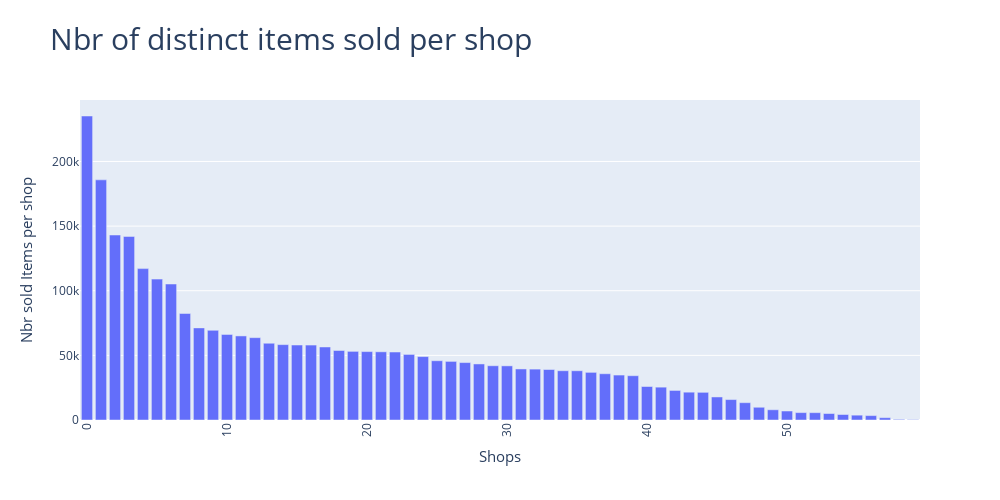

The notebook cell this image was saved under:
### Code cell
sorted_plot_data=plot_data.sort_values(by='item_id',ascending=False).reset_index(drop=True)
fig=px.bar(sorted_plot_data,x=sorted_plot_data.index,y='item_id',
           hover_data={'shop_id':True},
           title='Nbr of distinct items sold per shop ')

fig.update_layout(
    title_font_size=30,
    xaxis_title='Shops',
    yaxis_title='Nbr sold Items per shop',
    xaxis_tickangle=-90,  
    width=1000,  
    height=500, 
    xaxis_title_font_size=15,
    yaxis_title_font_size=15
)


fig.show()
plot_data.head(3)

### Figure 1 — Plotly figure (JSON) as saved in the notebook; plotly's stock layout.template omitted (floating-point values rounded to 4 significant figures)
{"data": [{"alignmentgroup": "True", "customdata": [[31], [25], [54], [28], [57], [42], [27], [6], [58], [56], [46], [50], [19], [15], [35], [21], [7], [47], [26], [18], [24], [53], [16], [30], [29], [38], [22], [51], [52], [59], [41], [37], [44], [43], [4], [5], [14], [45], [55], [12], [2], [3], [17], [48], [10], [13], [49], [39], [0], [32], [23], [34], [1], [33], [40], [9], [8], [20], [11], [36]], "hovertemplate": "index=%{x}<br>item_id=%{y}<br>shop_id=%{customdata[0]}<extra></extra>", "legendgroup": "", "marker": {"color": "#636efa", "pattern": {"shape": ""}}, "name": "", "offsetgroup": "", "orientation": "v", "showlegend": false, "textposition": "auto", "type": "bar", "x": [0, 1, 2, 3, 4, 5, 6, 7, 8, 9, 10, 11, 12, 13, 14, 15, 16, 17, 18, 19, 20, 21, 22, 23, 24, 25, 26, 27, 28, 29, 30, 31, 32, 33, 34, 35, 36, 37, 38, 39, 40, 41, 42, 43, 44, 45, 46, 47, 48, 49, 50, 51, 52, 53, 54, 55, 56, 57, 58, 59], "xaxis": "x", "y": [235185, 185788, 143124, 142018, 117114, 109002, 105209, 82402, 71268, 69378, 66219, 65043, 63700, 59381, 58317, 58008, 57977, 56502, 53776, 53095, 52929, 52758, 52595, 50725, 49074, 45851, 45337, 44433, 43359, 41971, 41885, 39484, 39365, 39071, 38118, 38094, 36859, 35788, 34767, 34264, 25911, 25413, 22870, 21523, 21397, 17824, 15807, 13403, 9857, 7912, 6946, 5727, 5678, 5005, 4244, 3743, 3406, 1791, 499, 303], "yaxis": "y"}], "layout": {"barmode": "relative", "height": 500, "legend": {"tracegroupgap": 0}, "title": {"font": {"size": 30}, "text": "Nbr of distinct items sold per shop "}, "width": 1000, "xaxis": {"anchor": "y", "domain": [0, 1], "tickangle": -90, "title": {"font": {"size": 15}, "text": "Shops"}}, "yaxis": {"anchor": "x", "domain": [0, 1], "title": {"font": {"size": 15}, "text": "Nbr sold Items per shop"}}}}
